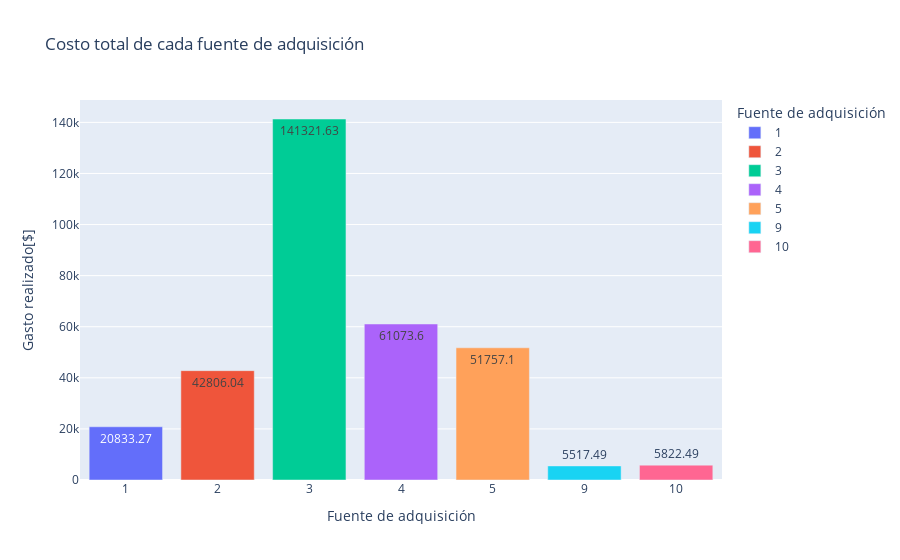

The notebook cell saved with this chart:
### Markdown cell above
Observamos que la fuente de adquisición 3 es la que más gastos mensuales presenta durante todo nuestro análsis, teniendo un gasto mínimo de 6000 dólares en agosto de 2017 y teniendo un gasto máximo en noviembre de 2017. Las fuentes que menos gastos significaron fueron la 9 y 10 siendo menos de 500 dólares mensuales en cada una. Por último, notamos que todas las fuentes presentan una pequeña baja en agosto de 2017 y posteriormente suben paulatinamente los costos alcanzando un máximo en noviembre y diciembre de 2017, a partir de ahí empiezan a decaer hasta llegar a un mínimo en abril de 2017.

### Code cell
#Figura para mostrar los gastos totales de cada fuente de adquisición
fig_4 = px.bar(total_cost,
               x='source_id',y='costs', text='costs', 
               color = 'source_id',
               title='Costo total de cada fuente de adquisición',
              labels={'source_id': 'Fuente de adquisición', 'costs':'Gasto realizado[$]'})
fig_4.show()

### Figure 1 — Plotly figure (JSON) as saved in the notebook; plotly's stock layout.template omitted (floating-point values rounded to 4 significant figures)
{"data": [{"alignmentgroup": "True", "hovertemplate": "Fuente de adquisición=%{x}<br>Gasto realizado[$]=%{text}<extra></extra>", "legendgroup": "1", "marker": {"color": "#636efa", "pattern": {"shape": ""}}, "name": "1", "offsetgroup": "1", "orientation": "v", "showlegend": true, "text": [20830.0], "textposition": "auto", "type": "bar", "x": ["1"], "xaxis": "x", "y": [20830.0], "yaxis": "y"}, {"alignmentgroup": "True", "hovertemplate": "Fuente de adquisición=%{x}<br>Gasto realizado[$]=%{text}<extra></extra>", "legendgroup": "2", "marker": {"color": "#EF553B", "pattern": {"shape": ""}}, "name": "2", "offsetgroup": "2", "orientation": "v", "showlegend": true, "text": [42810.0], "textposition": "auto", "type": "bar", "x": ["2"], "xaxis": "x", "y": [42810.0], "yaxis": "y"}, {"alignmentgroup": "True", "hovertemplate": "Fuente de adquisición=%{x}<br>Gasto realizado[$]=%{text}<extra></extra>", "legendgroup": "3", "marker": {"color": "#00cc96", "pattern": {"shape": ""}}, "name": "3", "offsetgroup": "3", "orientation": "v", "showlegend": true, "text": [141300.0], "textposition": "auto", "type": "bar", "x": ["3"], "xaxis": "x", "y": [141300.0], "yaxis": "y"}, {"alignmentgroup": "True", "hovertemplate": "Fuente de adquisición=%{x}<br>Gasto realizado[$]=%{text}<extra></extra>", "legendgroup": "4", "marker": {"color": "#ab63fa", "pattern": {"shape": ""}}, "name": "4", "offsetgroup": "4", "orientation": "v", "showlegend": true, "text": [61070.0], "textposition": "auto", "type": "bar", "x": ["4"], "xaxis": "x", "y": [61070.0], "yaxis": "y"}, {"alignmentgroup": "True", "hovertemplate": "Fuente de adquisición=%{x}<br>Gasto realizado[$]=%{text}<extra></extra>", "legendgroup": "5", "marker": {"color": "#FFA15A", "pattern": {"shape": ""}}, "name": "5", "offsetgroup": "5", "orientation": "v", "showlegend": true, "text": [51760.0], "textposition": "auto", "type": "bar", "x": ["5"], "xaxis": "x", "y": [51760.0], "yaxis": "y"}, {"alignmentgroup": "True", "hovertemplate": "Fuente de adquisición=%{x}<br>Gasto realizado[$]=%{text}<extra></extra>", "legendgroup": "9", "marker": {"color": "#19d3f3", "pattern": {"shape": ""}}, "name": "9", "offsetgroup": "9", "orientation": "v", "showlegend": true, "text": [5517.0], "textposition": "auto", "type": "bar", "x": ["9"], "xaxis": "x", "y": [5517.0], "yaxis": "y"}, {"alignmentgroup": "True", "hovertemplate": "Fuente de adquisición=%{x}<br>Gasto realizado[$]=%{text}<extra></extra>", "legendgroup": "10", "marker": {"color": "#FF6692", "pattern": {"shape": ""}}, "name": "10", "offsetgroup": "10", "orientation": "v", "showlegend": true, "text": [5822.0], "textposition": "auto", "type": "bar", "x": ["10"], "xaxis": "x", "y": [5822.0], "yaxis": "y"}], "layout": {"barmode": "relative", "legend": {"title": {"text": "Fuente de adquisición"}, "tracegroupgap": 0}, "title": {"text": "Costo total de cada fuente de adquisición"}, "xaxis": {"anchor": "y", "categoryarray": ["1", "2", "3", "4", "5", "9", "10"], "categoryorder": "array", "domain": [0, 1], "title": {"text": "Fuente de adquisición"}}, "yaxis": {"anchor": "x", "domain": [0, 1], "title": {"text": "Gasto realizado[$]"}}}}
